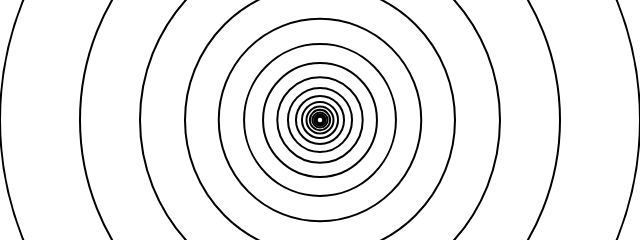
Frame 1 (no input)
Frame 2 (the mouse pressed at the canvas centre, redrawn once): identical to frame 1, image omitted

The p5.js sketch that drew this single still picture (run headless with seeded random() and noise() and a simulated clock; the mouse was pressed at the canvas centre and the sketch redrawn once):

// p5.js sketch
// ── sketch.js
// The Nature of Code
// Daniel Shiffman
// http://natureofcode.com

// Simple Recursion

function setup() {
  createCanvas(640, 240);
}

function draw() {
  background(255);
  drawCircle(width / 2, height / 2, width / 2);
  noLoop();
}

// Very simple function that draws one circle
// and recursively calls itself
function drawCircle(x, y, r) {
  stroke(0);
  strokeWeight(2);
  circle(x, y, r * 2);
  // Exit condition, stop when radius is too small
  if (r > 4) {
    r *= 0.75;
    // Call the function inside the function! (recursion!)
    drawCircle(x, y, r);
  }
}
